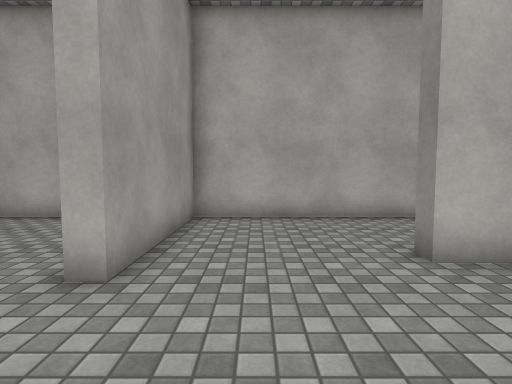
View 1 (above)

18 first-person views from a walk through a scene from a Unity 3-D project. The camera is 1.3 m above the floor, tilts 4° down and sees 80° across. The floor is counted in squares, 1 m on a side. Each view is taken from the middle of a square. On the plan, view 1 faces up. The plan holds only what a view shows up to about 14 squares ahead; the rest is blank. The place goes on beyond the plan. The player is left out. Surface patterns are stand-ins for the level's own textures.

View 2
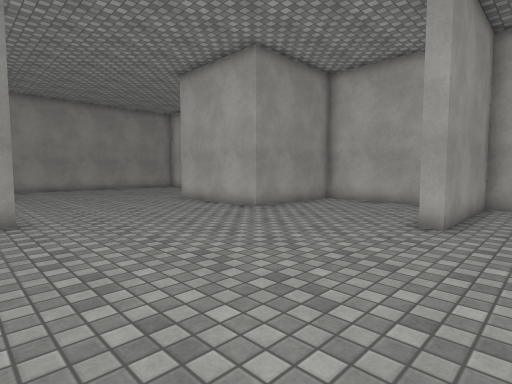

View 3
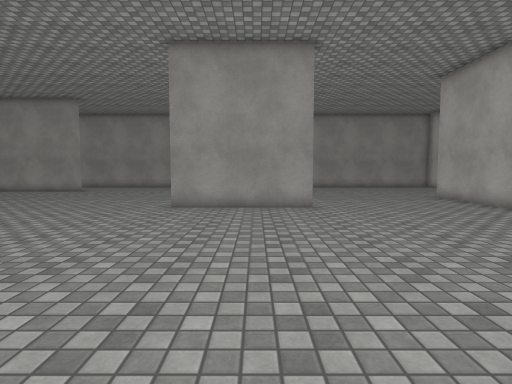

View 4
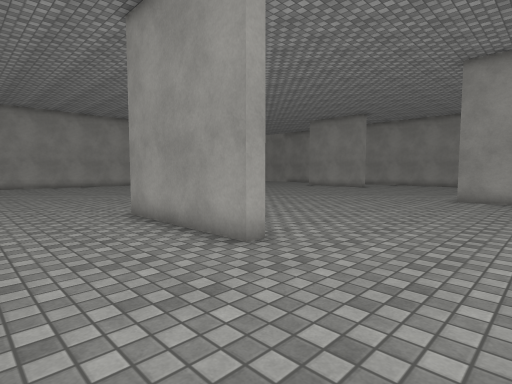

View 5
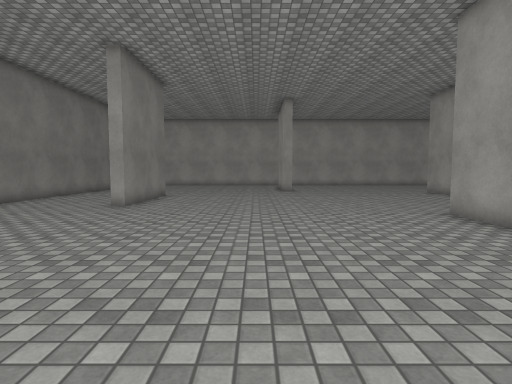

View 6
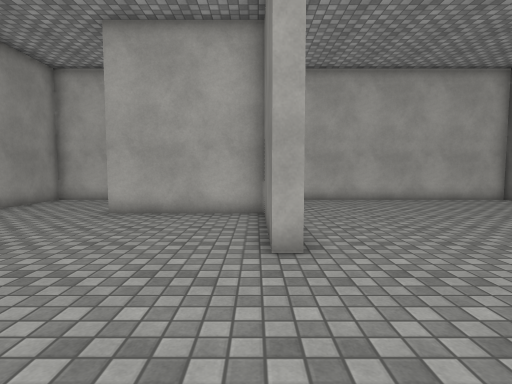

View 7
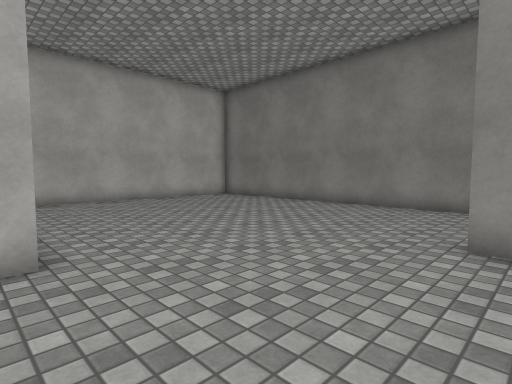

View 8
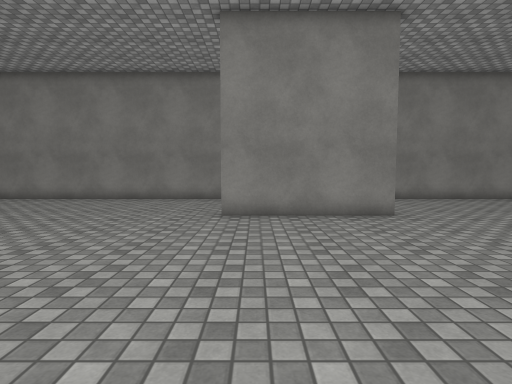

View 9
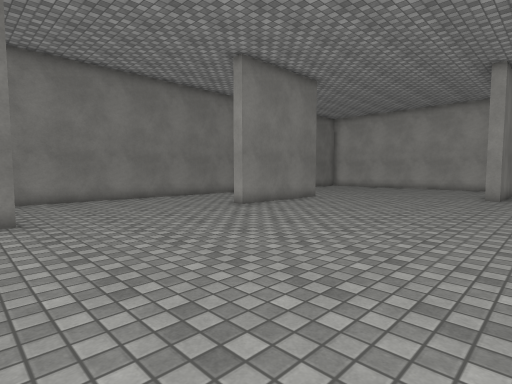

View 10
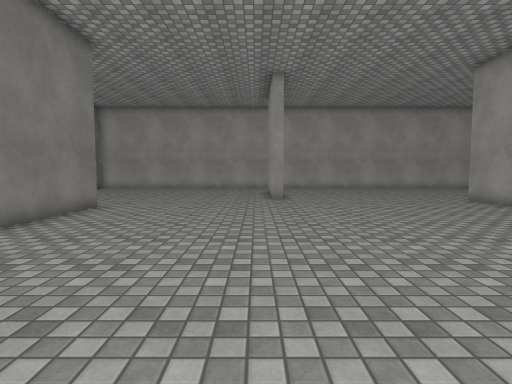

View 11
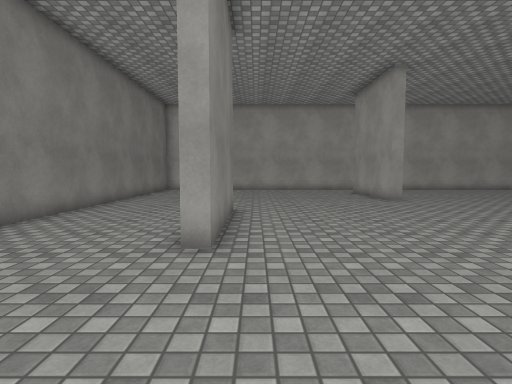

View 12
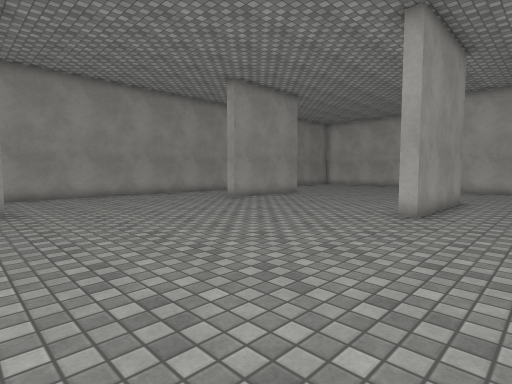

View 13
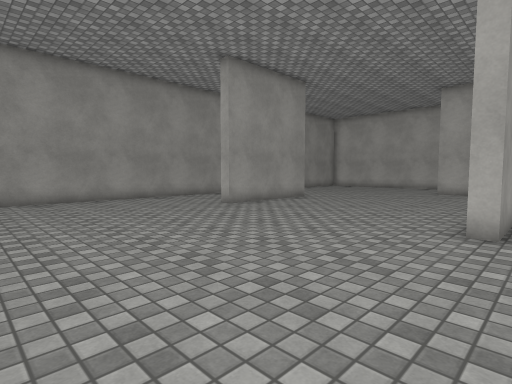

View 14
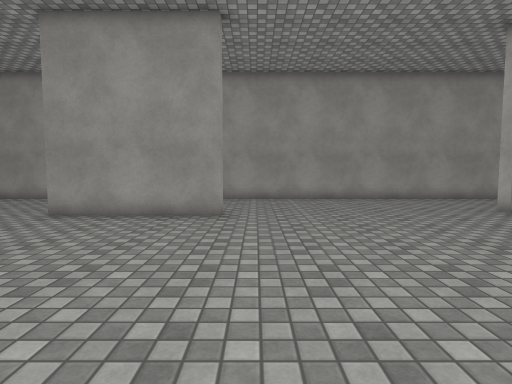

View 15
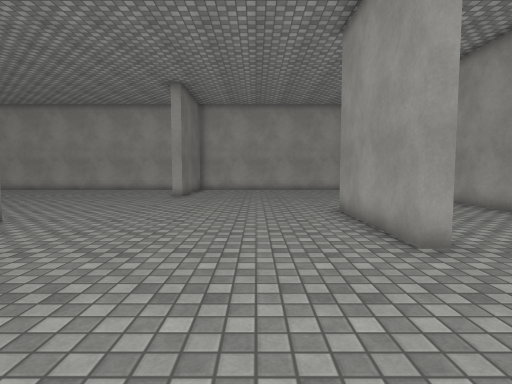

View 16
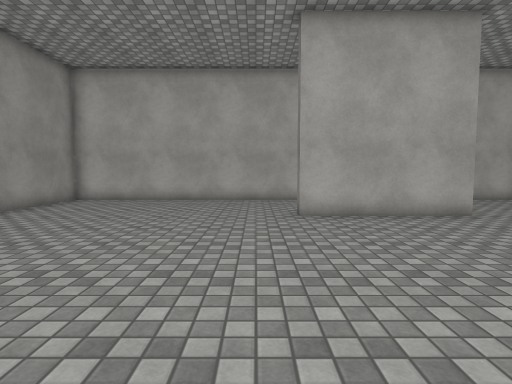

View 17
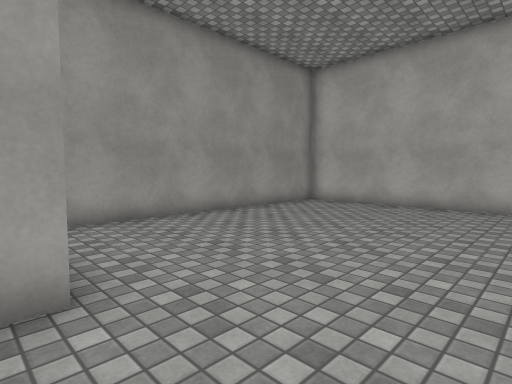

View 18
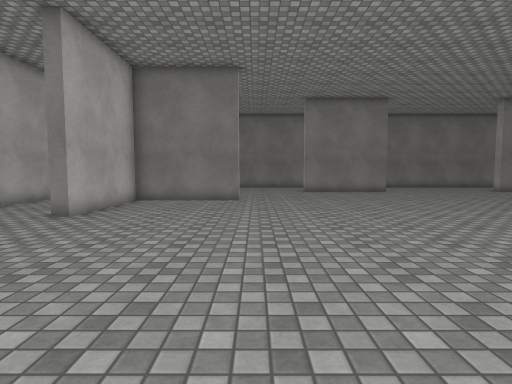

### Floor plan
Points are (right, up) in squares from view 1. A wall is a line through its corners. A room is listed if a view was taken in it or the views show most of it. See-through windows are left out.
Room 1 (views 1, 2, 3, 4, 5, 6, 7, 8, 9, 10, 11, 12, 13, 14, 15, 16, 17, 18)
walls: (1.6, -9) (2.2, -9) (2.2, -14); (-8.7, -3) (-8.7, -8) (-9.2, -8); (-2.3, -21) (-2.3, -23.2); (7.9, -0.3) (7.3, -0.3) (7.3, 4.2) (2.5, 4.2) (2.5, 4.8); (12.7, -9.1) (12.7, -4); (-17.2, -2.1) (-17.2, -7.2) (-17.8, -7.2); (-17.4, -16) (-16.8, -16) (-16.8, -21); (-2.6, 8.5) (-7.4, 8.5); (-7.7, 8.1) (-7.7, 3.8) (-12.7, 3.8) (-12.7, 4.2); (5.7, -25.5) (5.7, -24) (6.2, -24) (6.2, -25); (12.7, -21) (12.7, -16) (13.2, -16); (-12.1, 8.5) (-22, 8.5) (-22, -1.2); (-22, -3.8) (-22, -16.5); (18, -3.5) (18, 8.5) (-1.7, 8.5) (-1.7, 3.5) (-2.2, 3.5); (-22, -20.5) (-22, -25.5); (18, -25.1) (18, -9.5)

Positions as (right, up) in squares from view 1, and headings:
1: (0, 0), facing up
2: (0, -4), facing up-left
3: (2, -5), facing left
4: (6, -5), facing down-left
5: (8, -5), facing down
6: (7, -5), facing up
7: (7, -5), facing up-right
8: (4, -5), facing right
9: (4, -8), facing down-right
10: (7, -10), facing down
11: (12, -11), facing down
12: (-6, -17), facing up-left
13: (-8, -15), facing up-left
14: (-8, -15), facing left
15: (-14, -11), facing down
16: (-14, -5), facing up
17: (-14, -3), facing up-left
18: (-6, -1), facing right
